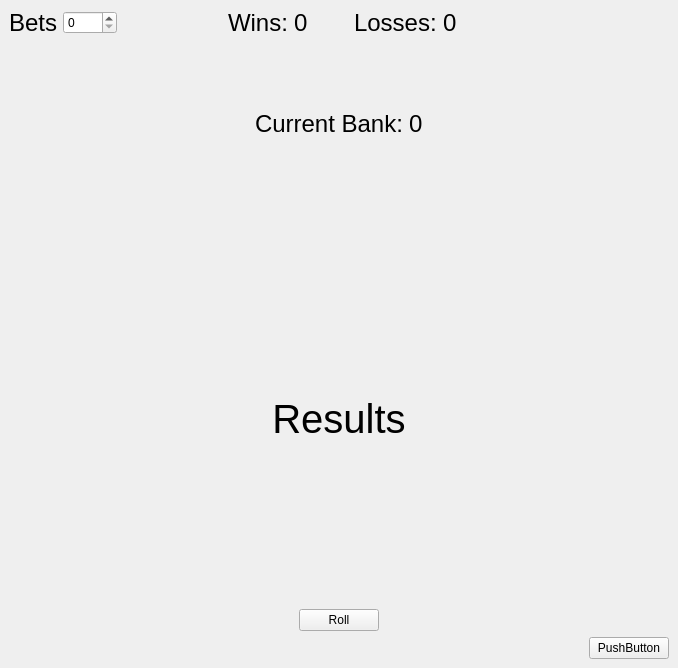
<?xml version="1.0" encoding="UTF-8"?>
<ui version="4.0">
 <class>MainWindow</class>
 <widget class="QMainWindow" name="MainWindow">
  <property name="geometry">
   <rect>
    <x>0</x>
    <y>0</y>
    <width>678</width>
    <height>668</height>
   </rect>
  </property>
  <property name="windowTitle">
   <string>MainWindow</string>
  </property>
  <widget class="QWidget" name="centralwidget">
   <layout class="QGridLayout" name="gridLayout">
    <item row="0" column="0">
     <layout class="QVBoxLayout" name="verticalLayout_3">
      <item>
       <layout class="QHBoxLayout" name="horizontalLayout_10">
        <item>
         <layout class="QHBoxLayout" name="horizontalLayout_9">
          <item>
           <widget class="QLabel" name="betsLabel">
            <property name="font">
             <font>
              <pointsize>18</pointsize>
             </font>
            </property>
            <property name="text">
             <string>Bets</string>
            </property>
           </widget>
          </item>
          <item>
           <widget class="QSpinBox" name="betSpinBox">
            <property name="sizePolicy">
             <sizepolicy hsizetype="Minimum" vsizetype="Fixed">
              <horstretch>0</horstretch>
              <verstretch>0</verstretch>
             </sizepolicy>
            </property>
            <property name="baseSize">
             <size>
              <width>0</width>
              <height>0</height>
             </size>
            </property>
            <property name="maximum">
             <number>9999</number>
            </property>
           </widget>
          </item>
          <item>
           <spacer name="horizontalSpacer_9">
            <property name="orientation">
             <enum>Qt::Horizontal</enum>
            </property>
            <property name="sizeHint" stdset="0">
             <size>
              <width>40</width>
              <height>20</height>
             </size>
            </property>
           </spacer>
          </item>
         </layout>
        </item>
        <item>
         <layout class="QHBoxLayout" name="horizontalLayout_3">
          <item>
           <layout class="QHBoxLayout" name="horizontalLayout_2">
            <item>
             <widget class="QLabel" name="WinsLabel">
              <property name="font">
               <font>
                <pointsize>18</pointsize>
               </font>
              </property>
              <property name="text">
               <string>Wins:</string>
              </property>
             </widget>
            </item>
            <item>
             <widget class="QLabel" name="winsCountLabel">
              <property name="font">
               <font>
                <pointsize>18</pointsize>
               </font>
              </property>
              <property name="text">
               <string>0</string>
              </property>
             </widget>
            </item>
           </layout>
          </item>
          <item>
           <spacer name="horizontalSpacer_8">
            <property name="orientation">
             <enum>Qt::Horizontal</enum>
            </property>
            <property name="sizeHint" stdset="0">
             <size>
              <width>40</width>
              <height>20</height>
             </size>
            </property>
           </spacer>
          </item>
          <item>
           <layout class="QHBoxLayout" name="horizontalLayout">
            <item>
             <widget class="QLabel" name="label_4">
              <property name="font">
               <font>
                <pointsize>18</pointsize>
               </font>
              </property>
              <property name="text">
               <string>Losses:</string>
              </property>
             </widget>
            </item>
            <item>
             <widget class="QLabel" name="lossesCountLabel">
              <property name="font">
               <font>
                <pointsize>18</pointsize>
               </font>
              </property>
              <property name="text">
               <string>0</string>
              </property>
             </widget>
            </item>
           </layout>
          </item>
         </layout>
        </item>
        <item>
         <spacer name="horizontalSpacer_11">
          <property name="orientation">
           <enum>Qt::Horizontal</enum>
          </property>
          <property name="sizeHint" stdset="0">
           <size>
            <width>40</width>
            <height>20</height>
           </size>
          </property>
         </spacer>
        </item>
       </layout>
      </item>
      <item>
       <layout class="QVBoxLayout" name="verticalLayout_4">
        <item>
         <spacer name="verticalSpacer">
          <property name="orientation">
           <enum>Qt::Vertical</enum>
          </property>
          <property name="sizeHint" stdset="0">
           <size>
            <width>17</width>
            <height>28</height>
           </size>
          </property>
         </spacer>
        </item>
        <item>
         <layout class="QHBoxLayout" name="horizontalLayout_16">
          <item>
           <spacer name="horizontalSpacer_14">
            <property name="orientation">
             <enum>Qt::Horizontal</enum>
            </property>
            <property name="sizeHint" stdset="0">
             <size>
              <width>40</width>
              <height>20</height>
             </size>
            </property>
           </spacer>
          </item>
          <item>
           <widget class="QLabel" name="currentBankLabel">
            <property name="font">
             <font>
              <pointsize>18</pointsize>
             </font>
            </property>
            <property name="text">
             <string>Current Bank:</string>
            </property>
           </widget>
          </item>
          <item>
           <widget class="QLabel" name="bankAmountLabel">
            <property name="font">
             <font>
              <pointsize>18</pointsize>
             </font>
            </property>
            <property name="text">
             <string>0</string>
            </property>
           </widget>
          </item>
          <item>
           <spacer name="horizontalSpacer_15">
            <property name="orientation">
             <enum>Qt::Horizontal</enum>
            </property>
            <property name="sizeHint" stdset="0">
             <size>
              <width>40</width>
              <height>20</height>
             </size>
            </property>
           </spacer>
          </item>
         </layout>
        </item>
        <item>
         <spacer name="verticalSpacer_4">
          <property name="orientation">
           <enum>Qt::Vertical</enum>
          </property>
          <property name="sizeHint" stdset="0">
           <size>
            <width>20</width>
            <height>28</height>
           </size>
          </property>
         </spacer>
        </item>
       </layout>
      </item>
      <item>
       <layout class="QHBoxLayout" name="horizontalLayout_5">
        <item>
         <spacer name="horizontalSpacer_3">
          <property name="orientation">
           <enum>Qt::Horizontal</enum>
          </property>
          <property name="sizeHint" stdset="0">
           <size>
            <width>40</width>
            <height>20</height>
           </size>
          </property>
         </spacer>
        </item>
        <item>
         <widget class="QLabel" name="die1View">
          <property name="text">
           <string/>
          </property>
          <property name="pixmap">
           <pixmap resource="crapsResources_rc.qrc">:/5</pixmap>
          </property>
         </widget>
        </item>
        <item>
         <spacer name="horizontalSpacer_4">
          <property name="orientation">
           <enum>Qt::Horizontal</enum>
          </property>
          <property name="sizeHint" stdset="0">
           <size>
            <width>40</width>
            <height>20</height>
           </size>
          </property>
         </spacer>
        </item>
        <item>
         <widget class="QLabel" name="die2View">
          <property name="text">
           <string/>
          </property>
          <property name="pixmap">
           <pixmap resource="crapsResources_rc.qrc">:/6</pixmap>
          </property>
         </widget>
        </item>
        <item>
         <spacer name="horizontalSpacer_5">
          <property name="orientation">
           <enum>Qt::Horizontal</enum>
          </property>
          <property name="sizeHint" stdset="0">
           <size>
            <width>40</width>
            <height>20</height>
           </size>
          </property>
         </spacer>
        </item>
       </layout>
      </item>
      <item>
       <spacer name="verticalSpacer_2">
        <property name="orientation">
         <enum>Qt::Vertical</enum>
        </property>
        <property name="sizeHint" stdset="0">
         <size>
          <width>17</width>
          <height>107</height>
         </size>
        </property>
       </spacer>
      </item>
      <item>
       <layout class="QHBoxLayout" name="horizontalLayout_17">
        <item>
         <spacer name="horizontalSpacer_6">
          <property name="orientation">
           <enum>Qt::Horizontal</enum>
          </property>
          <property name="sizeHint" stdset="0">
           <size>
            <width>324</width>
            <height>20</height>
           </size>
          </property>
         </spacer>
        </item>
        <item>
         <widget class="QLabel" name="resultsLabel">
          <property name="font">
           <font>
            <pointsize>30</pointsize>
           </font>
          </property>
          <property name="text">
           <string>Results</string>
          </property>
          <property name="alignment">
           <set>Qt::AlignCenter</set>
          </property>
          <property name="wordWrap">
           <bool>false</bool>
          </property>
         </widget>
        </item>
        <item>
         <spacer name="horizontalSpacer_7">
          <property name="orientation">
           <enum>Qt::Horizontal</enum>
          </property>
          <property name="sizeHint" stdset="0">
           <size>
            <width>323</width>
            <height>20</height>
           </size>
          </property>
         </spacer>
        </item>
       </layout>
      </item>
      <item>
       <spacer name="verticalSpacer_3">
        <property name="orientation">
         <enum>Qt::Vertical</enum>
        </property>
        <property name="sizeHint" stdset="0">
         <size>
          <width>17</width>
          <height>105</height>
         </size>
        </property>
       </spacer>
      </item>
      <item>
       <layout class="QVBoxLayout" name="verticalLayout_2">
        <item>
         <layout class="QHBoxLayout" name="horizontalLayout_4">
          <item>
           <spacer name="horizontalSpacer">
            <property name="orientation">
             <enum>Qt::Horizontal</enum>
            </property>
            <property name="sizeHint" stdset="0">
             <size>
              <width>40</width>
              <height>20</height>
             </size>
            </property>
           </spacer>
          </item>
          <item>
           <widget class="QPushButton" name="rollButton">
            <property name="text">
             <string>Roll</string>
            </property>
           </widget>
          </item>
          <item>
           <spacer name="horizontalSpacer_2">
            <property name="orientation">
             <enum>Qt::Horizontal</enum>
            </property>
            <property name="sizeHint" stdset="0">
             <size>
              <width>40</width>
              <height>20</height>
             </size>
            </property>
           </spacer>
          </item>
         </layout>
        </item>
        <item>
         <layout class="QHBoxLayout" name="horizontalLayout_6">
          <item>
           <spacer name="horizontalSpacer_10">
            <property name="orientation">
             <enum>Qt::Horizontal</enum>
            </property>
            <property name="sizeHint" stdset="0">
             <size>
              <width>40</width>
              <height>20</height>
             </size>
            </property>
           </spacer>
          </item>
          <item>
           <widget class="QPushButton" name="preferencesPushButton">
            <property name="text">
             <string>PushButton</string>
            </property>
           </widget>
          </item>
         </layout>
        </item>
       </layout>
      </item>
     </layout>
    </item>
   </layout>
  </widget>
  <widget class="QMenuBar" name="menubar">
   <property name="geometry">
    <rect>
     <x>0</x>
     <y>0</y>
     <width>678</width>
     <height>21</height>
    </rect>
   </property>
  </widget>
 </widget>
 <resources>
  <include location="crapsResources_rc.qrc"/>
 </resources>
 <connections/>
</ui>
